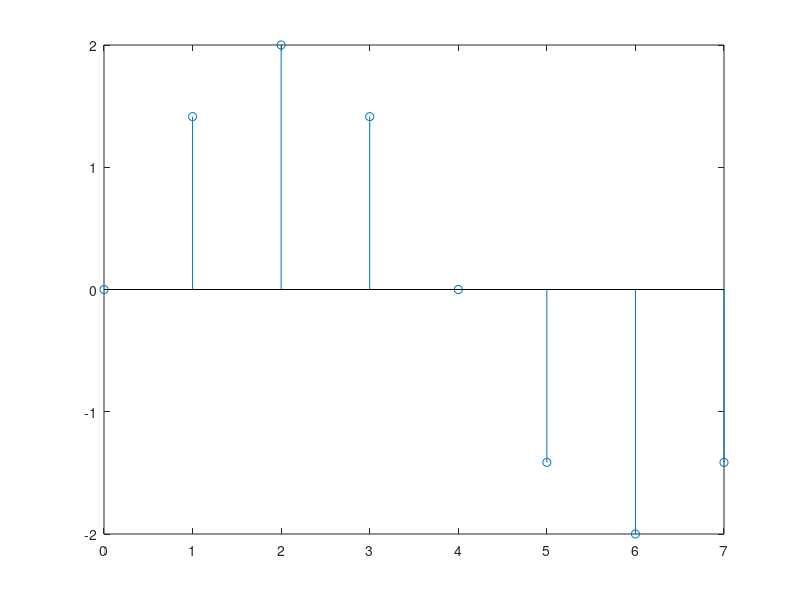

Reproduce this figure in MATLAB.
f0 = 4;
k=8;
N=k; # para esse exercicio o periodo fundamental
ts = 1/k*f0;
n=0:N-1;
x  = 2 * sin(((2*pi)/k)*n);
 stem(n,x)
